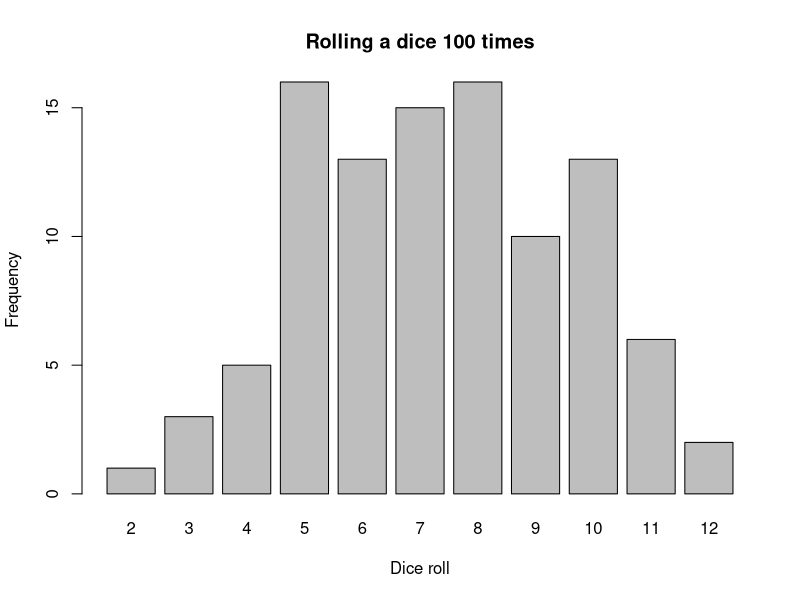

The R source for this figure:
library(dplyr)
library(ggplot2)
set.seed(595)

dice <- data.frame(n = 
c(2,3,3,4,4,4,5,5,5,5,6,6,6,6,6,7,7,7,7,7,7,8,8,8,8,8,9,9,9,9,10,10,10,11,11,12))

rolls_100 <- dice %>% sample_n(100, replace = TRUE)
barplot(table(rolls_100), main = "Rolling a dice 100 times", 
        ylab = "Frequency",
        xlab = "Dice roll")
        

# Uniform distribution notes:
# Min and max wait times for back-up that happens every 30 min
min <- 0
max <- 30

# Calculate probability of waiting less than 5 mins
prob_less_than_5 <- punif(5, min, max)
prob_less_than_5

# Calculate probability of waiting 10-20 mins
prob_between_10_and_20 <- punif(20, min, max) - punif(10, min, max)
prob_between_10_and_20

rbinom(10, 1, 0.5) # Flip a coin ten times
dbinom(9,10,0.5) # Flip a coin ten times, chance 9 are heads
pbinom(4,10,0.5) # Flip a coin ten times, chance at most 4 are heads
pbinom(4,10, 0.5, lower.tail = FALSE) # Flip a coin ten times, chance more than 4 are heads




# Normal distribution stuff:
# Let's take a dist w/ a mean of 5000 and a SD of 2000
# Probability of < 7500
pnorm(7500, mean = 5000, sd =2000)
# Probability of between 3000 and 7000
pnorm(7000, mean = 5000, sd =2000) - pnorm(3000, mean = 5000, sd =2000)



#Poisson distribution:
#Events are random but hover  around a certain lambda value:
dpois(5, lambda = 8) # Avg = 8, probability the value comes out to 5
ppois(5, lambda = 8) # Avg = 8, probability the value is <= 5
ppois(10, lambda = 8, lower.tail = FALSE) # Avg = 8, probability the value is > 10)